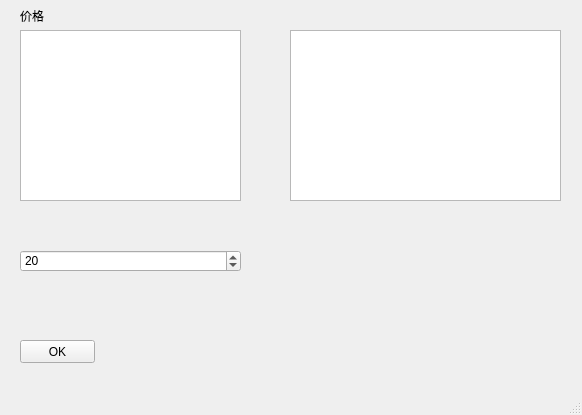
<?xml version="1.0" encoding="UTF-8"?>
<ui version="4.0">
 <class>MainWindow</class>
 <widget class="QMainWindow" name="MainWindow">
  <property name="geometry">
   <rect>
    <x>0</x>
    <y>0</y>
    <width>582</width>
    <height>415</height>
   </rect>
  </property>
  <property name="windowTitle">
   <string>MainWindow</string>
  </property>
  <widget class="QWidget" name="centralwidget">
   <widget class="QTextEdit" name="textEdit">
    <property name="geometry">
     <rect>
      <x>20</x>
      <y>30</y>
      <width>221</width>
      <height>171</height>
     </rect>
    </property>
   </widget>
   <widget class="QLabel" name="label">
    <property name="geometry">
     <rect>
      <x>20</x>
      <y>10</y>
      <width>54</width>
      <height>12</height>
     </rect>
    </property>
    <property name="text">
     <string>价格</string>
    </property>
   </widget>
   <widget class="QSpinBox" name="spinBox">
    <property name="geometry">
     <rect>
      <x>20</x>
      <y>250</y>
      <width>221</width>
      <height>22</height>
     </rect>
    </property>
    <property name="value">
     <number>20</number>
    </property>
   </widget>
   <widget class="QPushButton" name="pushButton">
    <property name="geometry">
     <rect>
      <x>20</x>
      <y>340</y>
      <width>75</width>
      <height>23</height>
     </rect>
    </property>
    <property name="text">
     <string>OK</string>
    </property>
   </widget>
   <widget class="QTextEdit" name="textEdit_2">
    <property name="geometry">
     <rect>
      <x>290</x>
      <y>30</y>
      <width>271</width>
      <height>171</height>
     </rect>
    </property>
   </widget>
  </widget>
  <widget class="QMenuBar" name="menubar">
   <property name="geometry">
    <rect>
     <x>0</x>
     <y>0</y>
     <width>582</width>
     <height>23</height>
    </rect>
   </property>
  </widget>
  <widget class="QStatusBar" name="statusbar"/>
 </widget>
 <resources/>
 <connections/>
</ui>
